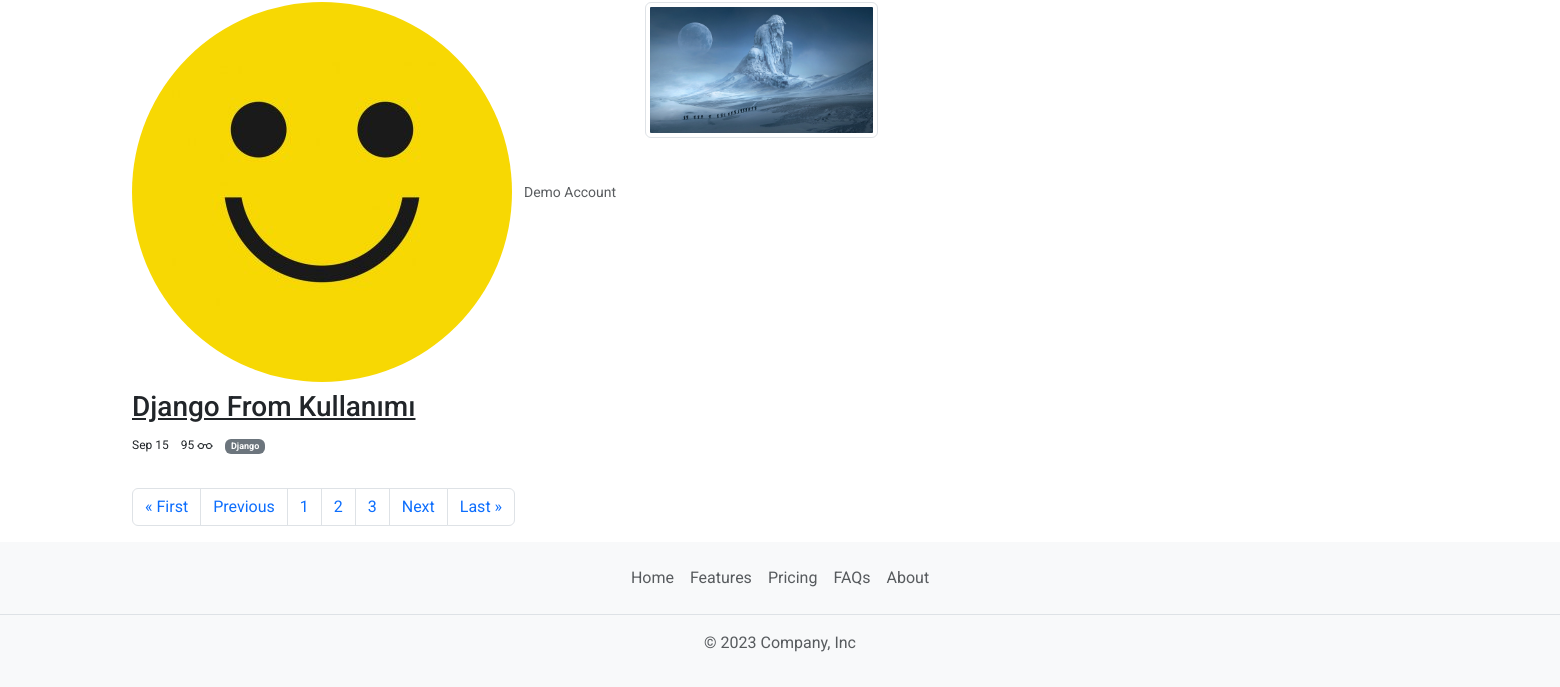
/blog/?page=2 (lower part), run on an earlier commit of the app's database.
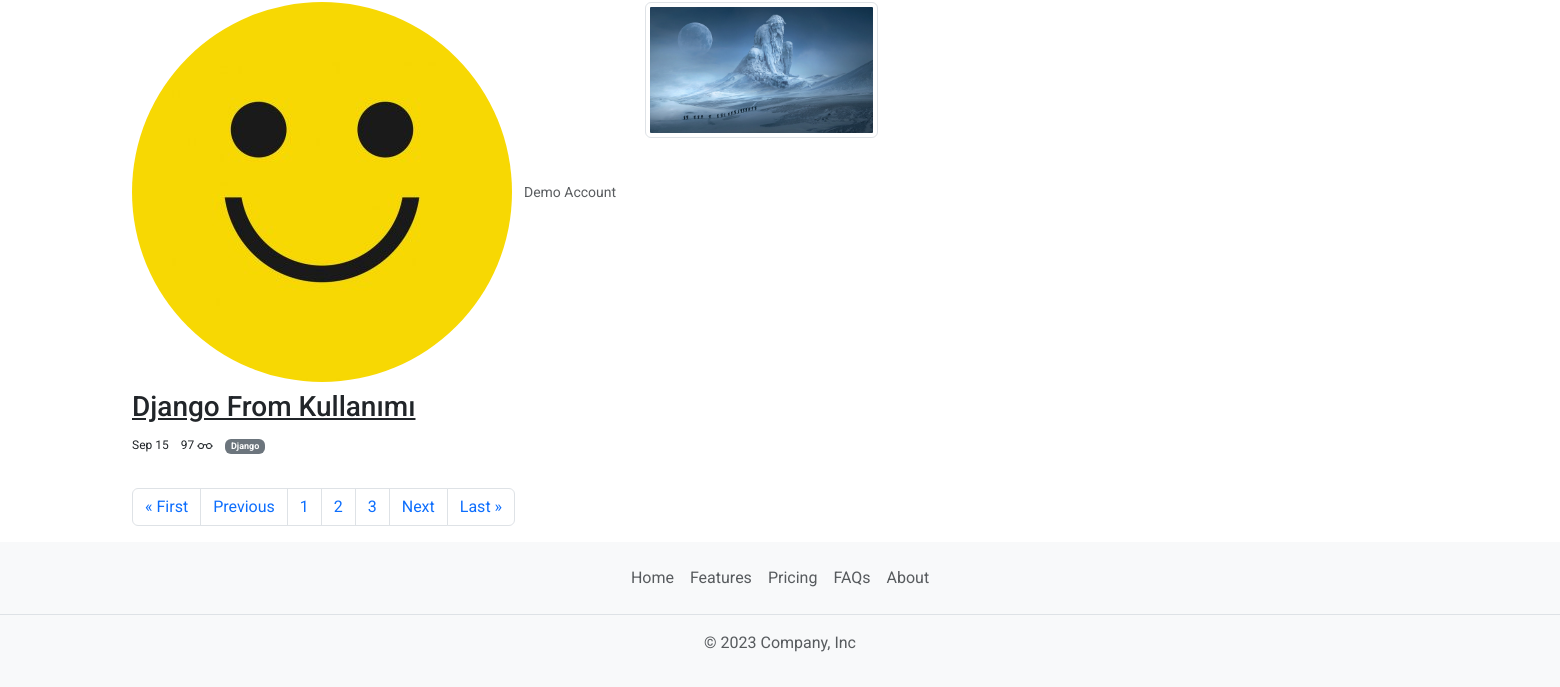
And on a later commit of the database.
### blog/models.py (models this page shows, shortened)
class CommonModel(models.Model):
    title = models.CharField(max_length=200)
    slug = AutoSlugField(populate_from = 'title', unique=True)
    is_active = models.BooleanField(default=False)
    created_at = models.DateTimeField(auto_now_add=True)
    updated_ad = models.DateTimeField(auto_now=True)
    class Meta:
        abstract = True
        ordering = ('title', )

class BlogPost(CommonModel):
    user = models.ForeignKey(User, on_delete=models.CASCADE)
    category = models.ForeignKey(Category, on_delete=models.SET_NULL, null=True)
    tag = models.ManyToManyField(Tag)
    cover_image = models.ImageField(upload_to="post")
    content = tinymce_models.HTMLField(blank=True, null=True)
    view_count = models.PositiveBigIntegerField(default=0)
    class Meta:
        ordering = ('-created_at', )
    def get_absolute_url(self):
        return reverse(
            'read:post_detail_view',
            kwargs={
                'user_slug': self.user.profile.slug,
                'post_slug': self.slug,
            }
        )

class Category(CommonModel):
    def __str__(self):
        return self.title
    def get_absolute_url(self):
        return reverse(
            "blog:category_view",
            kwargs={
                "category_slug": self.slug
            }
        )

### user/models.py (models this page shows, shortened)
class Profile(models.Model):
    user = models.OneToOneField(User, on_delete=models.CASCADE)
    avatar = models.ImageField(upload_to='avatar')
    instagram = models.CharField(max_length=200)
    info = tinymce_models.HTMLField(blank=True, null=True)
    slug = models.SlugField(max_length=200)
    def get_absolute_url(self):
        return reverse(
            'read:all_posts_view',
            kwargs= {
                "user_slug": self.slug,
            }
        )

### page/views.py (the view, shortened to what this page needs)
# urls.py: path('blog/', forum_page_view, name='forum_page_view'),
def forum_page_view(request):
    all_posts = BlogPost.objects.filter(is_active=True)
    tags = Tag.objects.filter(is_active=True)
    categories = Category.objects.filter(is_active=True)
    paginator = Paginator(all_posts, 5)
    page_number = request.GET.get('page')
    posts = paginator.get_page(page_number)
    context = dict(
        tags = tags,
        categories = categories,
        posts = posts,
    )
    return render(request, 'page/forum_post.html', context)

### blog/models.py (called while the page is built)
    def get_absolute_url(self):
        return reverse(
            'blog:tag_view',
            kwargs={
                'tag_slug': self.slug
            }
        )

### page/templates/page/forum_post.html (shortened to what this page needs)
{% extends "core/base.html" %}
{% block content %}
    <section class="container mt-5">
        <div class="row">
            <main class="col-sm-7">
                    {% for post in posts %}
                            {% include "components/post.html" %}
                    {% endfor %}
                {% if posts.paginator %}
                    <nav aria-label="Page navigation example">
                        <ul class="pagination">
                            {% if posts.has_previous %}
                                <li class="page-item"><a class="page-link" href="?page=1">&laquo; First</a></li>
                                <li class="page-item"><a class="page-link" href="?page={{ posts.previous_page_number }}">Previous</a></li>
                            {% endif %}
                            {% with ''|center:posts.paginator.num_pages as range %}
                            {% for _ in range %}
                                <li class="page-item"><a class="page-link" href="?page={{ forloop.counter }}">{{ forloop.counter }}</a></li>
                            {% endfor %}
                            {% endwith %}
                            {% if posts.has_next %}
                                <li class="page-item"><a class="page-link" href="?page={{ posts.next_page_number }}">Next</a></li>
                                <li class="page-item"><a class="page-link" href="?page={{ posts.paginator.num_pages }}">Last &raquo;</a></li>
                            {% endif %}
                        </ul>
                    </nav>
                    {% endif %}
            </main>
            <aside class="col-sm-4 offset-sm-1">
            </aside>
        </div>
    </section>
{% endblock content %}

### blog/templates/components/post.html (shortened to what this page needs)
{% load thumbnail %}
{% load static %}
<article class="row mb-3">
    <div class="col-sm-8">
        <div>
            <a href="{{ post.user.profile.get_absolute_url }}" class="text-decoration-none text-muted">
            {% if post.user.profile.avatar|thumbnail_url:'avatar' %}
                <img src="{{ post.user.profile.avatar|thumbnail_url:'avatar' }}" class="rounded-circle" alt="">
            {% else %}
                <img src="{% static "./img/default_user.jpeg" %}" class="rounded-circle" alt="" width="32" height="32">
            {% endif %}
            <small class="ms-2">{{ post.user.get_full_name }}</small>
            </a>
        </div>
        <h3 class="mt-2 MB-1">
            <a href="{{ post.get_absolute_url }}" class="text-dark">{{ post.title }}</a>
        </h3>
        <ul class="list-inline">
            <li class="list-inline-item fs-12">{{ post.created_at|date:"M d"}}</li>
            <li class="list-inline-item fs-12">
                {{ post.view_count }}
            </li>
            <li class="list-inline-item fs-12">
                <a href="{{ post.category.get_absolute_url }}">
                    <span class="badge bg-secondary">
                        {{ post.category }}
                    </span>
                </a>
            </li>
        </ul>
    </div>
    <div class="col-sm-4">
        <img src="{{ post.cover_image|thumbnail_url:'thumbnail' }}" alt="" class="w-100 img-thumbnail">
    </div>
</article>

What changed in the data, as far as the page shows it:
changed BlogPost "Django From Kullanımı": view_count "95" → "97"
